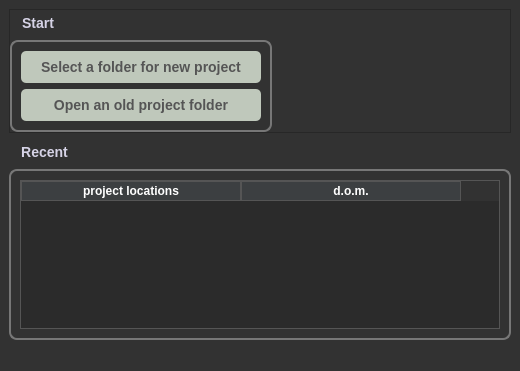
<?xml version="1.0" encoding="UTF-8"?>
<ui version="4.0">
 <class>NoiseShieldPopUp</class>
 <widget class="QMainWindow" name="NoiseShieldPopUp">
  <property name="geometry">
   <rect>
    <x>0</x>
    <y>0</y>
    <width>520</width>
    <height>371</height>
   </rect>
  </property>
  <property name="windowTitle">
   <string>NoiseShield</string>
  </property>
  <property name="windowIcon">
   <iconset>
    <normaloff>icons/nsicon-removebg-preview.png</normaloff>icons/nsicon-removebg-preview.png</iconset>
  </property>
  <property name="styleSheet">
   <string notr="true">QWidget {
	background-color: rgb(50, 50, 50);
	font: 8pt &quot;Comic Sans MS&quot;;
}
QGroupBox {
    border: 2px solid #777; /*rgb(255, 255, 127);*/ /* Slightly lighter border */
    border-radius: 8px;
    margin-top: 30px; /* Space for title */
    font-size: 14px;
    font-weight: bold;
}

/* GroupBox Title */
QGroupBox::title {
    subcontrol-origin: margin;
    subcontrol-position: top left; /* Center the title */
    background-color: transparent; /* No background for title */
    padding: 5px 10px;
    color: rgb(214, 211, 230) /*rgb(255, 255, 127); /* Blue title color */
}

/* GroupBox When Disabled */
QGroupBox:disabled {
    color: #7f8c8d; /* Faded text color */
    border-color: #3a4f5c;
}</string>
  </property>
  <widget class="QWidget" name="centralwidget">
   <layout class="QVBoxLayout" name="verticalLayout_3">
    <item>
     <widget class="QFrame" name="frame">
      <property name="sizePolicy">
       <sizepolicy hsizetype="Preferred" vsizetype="Maximum">
        <horstretch>0</horstretch>
        <verstretch>0</verstretch>
       </sizepolicy>
      </property>
      <property name="frameShape">
       <enum>QFrame::StyledPanel</enum>
      </property>
      <property name="frameShadow">
       <enum>QFrame::Raised</enum>
      </property>
      <layout class="QHBoxLayout" name="horizontalLayout">
       <property name="spacing">
        <number>0</number>
       </property>
       <property name="leftMargin">
        <number>0</number>
       </property>
       <property name="topMargin">
        <number>0</number>
       </property>
       <property name="rightMargin">
        <number>0</number>
       </property>
       <property name="bottomMargin">
        <number>0</number>
       </property>
       <item>
        <widget class="QGroupBox" name="groupBox">
         <property name="sizePolicy">
          <sizepolicy hsizetype="Preferred" vsizetype="Maximum">
           <horstretch>0</horstretch>
           <verstretch>0</verstretch>
          </sizepolicy>
         </property>
         <property name="styleSheet">
          <string notr="true">QPushButton {
	background-color: rgb(191, 200, 187);
    color: #555; /* */
	border:None;
  /*  border-bottom: 3px solid rgb(160, 160, 0); 
    border-right: 3px solid rgb(160, 160, 0);*/
    border-radius: 5px;
    padding: 8px 20px;
    font-size: 14px;
font-weight: bold;
}</string>
         </property>
         <property name="title">
          <string>Start</string>
         </property>
         <layout class="QVBoxLayout" name="verticalLayout">
          <item>
           <widget class="QPushButton" name="new_project_btn">
            <property name="text">
             <string>Select a folder for new project</string>
            </property>
           </widget>
          </item>
          <item>
           <widget class="QPushButton" name="open_old_project_btn">
            <property name="text">
             <string>Open an old project folder</string>
            </property>
           </widget>
          </item>
         </layout>
        </widget>
       </item>
       <item>
        <spacer name="horizontalSpacer">
         <property name="orientation">
          <enum>Qt::Horizontal</enum>
         </property>
         <property name="sizeHint" stdset="0">
          <size>
           <width>40</width>
           <height>20</height>
          </size>
         </property>
        </spacer>
       </item>
      </layout>
     </widget>
    </item>
    <item>
     <widget class="QGroupBox" name="groupBox_2">
      <property name="title">
       <string>Recent</string>
      </property>
      <layout class="QVBoxLayout" name="verticalLayout_2">
       <item>
        <widget class="QTableWidget" name="recent_projects_table">
         <property name="styleSheet">
          <string notr="true">QTableWidget {
    background-color: #2b2b2b;
    color: #ffffff;
    gridline-color: #444;
    selection-background-color: #44475a;
    selection-color: #ffffff;
    border: 1px solid #555;
}

QHeaderView::section {
    background-color: #3c3f41;
    color: #ffffff;
    padding: 0px;
    border: 1px solid #555;
    font-weight: bold;
}

QTableWidget QTableCornerButton::section {
    background-color: #3c3f41;
    border: 1px solid #555;
}

QTableWidget QTableView::item {
    border: 1px solid #555;
}

QTableWidget QTableView::item:selected {
    background-color: #6272a4;
    color: #ffffff;
}

QScrollBar:vertical {
    border: none;
    background: #2b2b2b;
    width: 10px;
    margin: 0px 0px 0px 0px;
}

QScrollBar::handle:vertical {
    background: #555;
    min-height: 20px;
    border-radius: 5px;
}

QScrollBar::add-line:vertical, QScrollBar::sub-line:vertical {
    background: none;
    border: none;
}

QScrollBar:horizontal {
    border: none;
    background: #2b2b2b;
    height: 10px;
    margin: 0px 0px 0px 0px;
}

QScrollBar::handle:horizontal {
    background: #555;
    min-width: 20px;
    border-radius: 5px;
}

QScrollBar::add-line:horizontal, QScrollBar::sub-line:horizontal {
    background: none;
    border: none;
}
</string>
         </property>
         <property name="selectionBehavior">
          <enum>QAbstractItemView::SelectRows</enum>
         </property>
         <attribute name="horizontalHeaderCascadingSectionResizes">
          <bool>true</bool>
         </attribute>
         <attribute name="horizontalHeaderMinimumSectionSize">
          <number>20</number>
         </attribute>
         <attribute name="horizontalHeaderDefaultSectionSize">
          <number>220</number>
         </attribute>
         <attribute name="horizontalHeaderStretchLastSection">
          <bool>false</bool>
         </attribute>
         <column>
          <property name="text">
           <string>project locations</string>
          </property>
         </column>
         <column>
          <property name="text">
           <string>d.o.m.</string>
          </property>
         </column>
        </widget>
       </item>
      </layout>
     </widget>
    </item>
   </layout>
  </widget>
  <widget class="QStatusBar" name="statusbar"/>
 </widget>
 <resources/>
 <connections/>
</ui>
